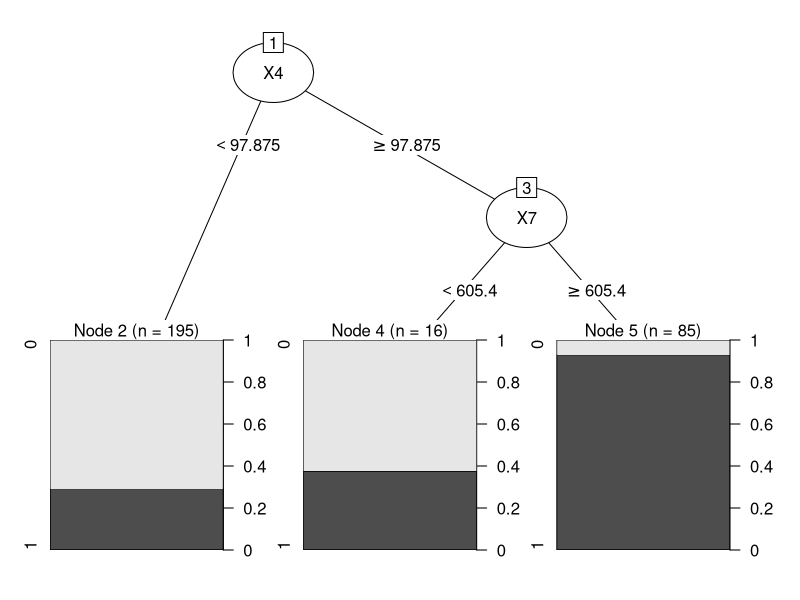
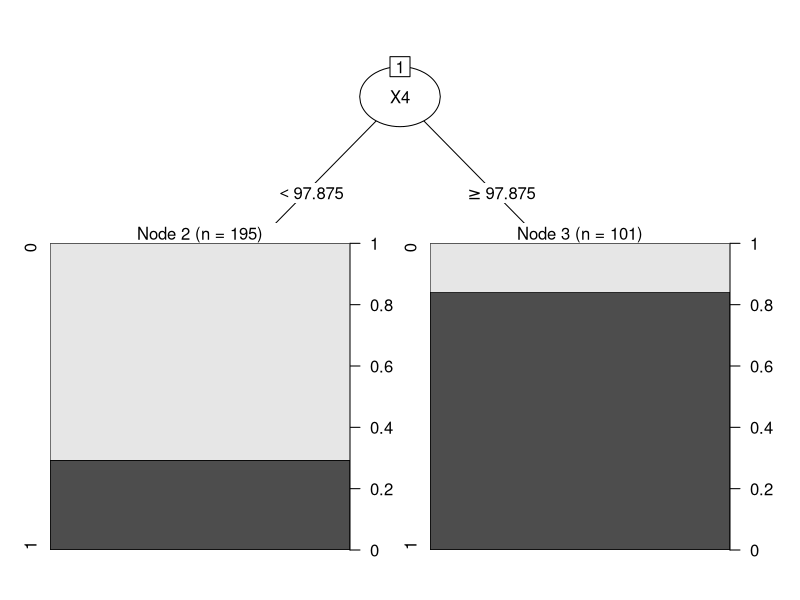
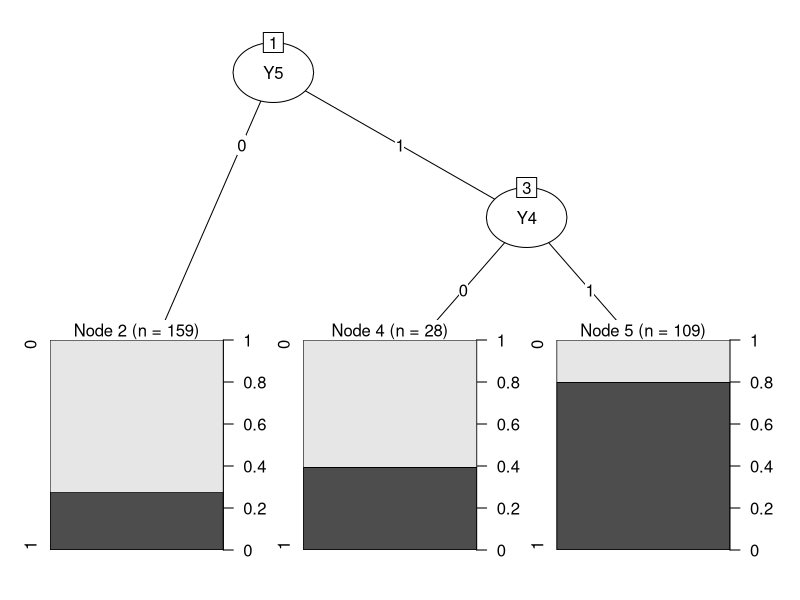
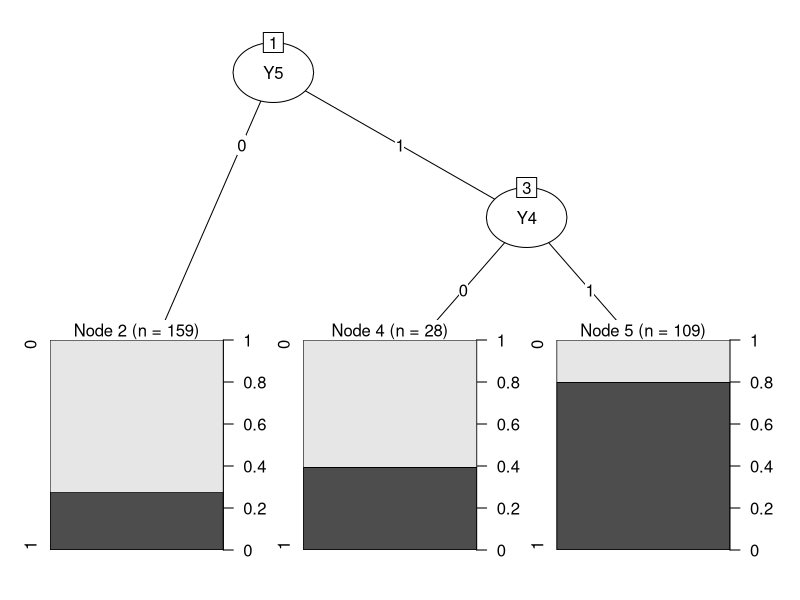
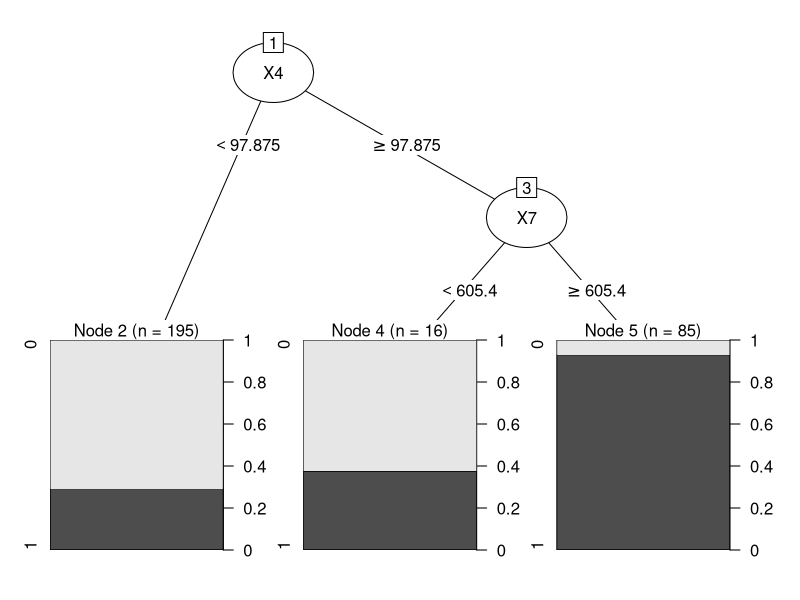
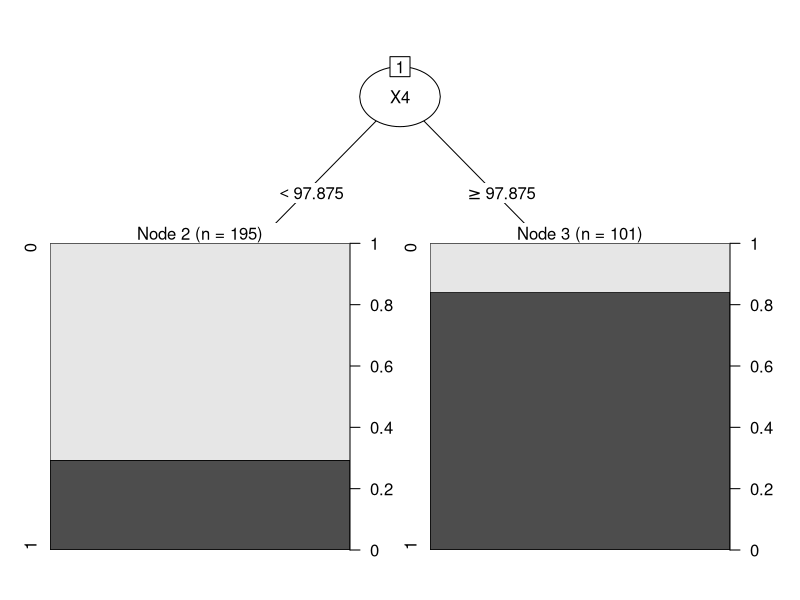
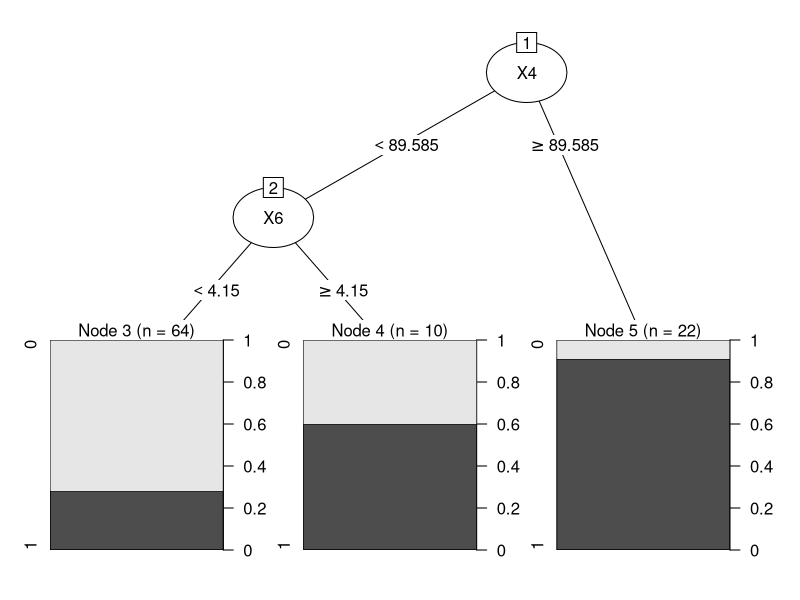
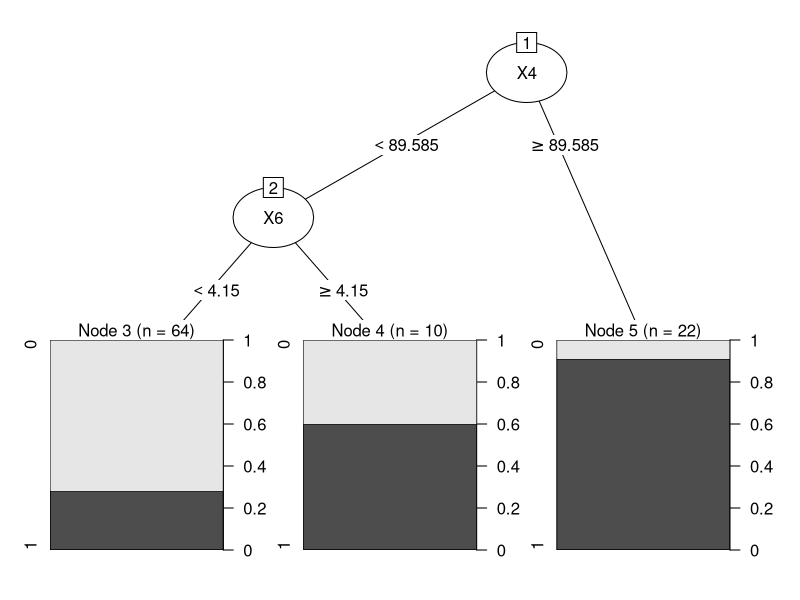

The R source for these figures, in order:
### DATA ANALYTICS ASSIGNMENT 2

library("VIM")
library("mice")
library(rpart)
library("partykit") 
library("party")
library("lattice")
library("ggplot2")
library("caret")
library("e1071")
library("tibble")

setwd("/Users/nathancarney/Documents/College/4th Year/Data Analytics/Labs")

set.seed(123)

#str(Data)

### Model 1 #### 

# Predictors are X4 and X1

# 77.36% unpruned
# 75.34% pruned

Data <- read.csv("lab5.csv")

attach(Data)

# Removing ID Column, Group Column 
Data <- Data[,-c(1, 3)]

# Setting Response variable to factor instead of binary variable
Data[,1] <- as.factor(Data[,1])

#most data missing from X3 and Y3
#md.pattern(Data)

# Y1, Y2, Y3, Y4, Y5, Y7 are binary variables. Y6 has 3 values: 0, 1 and 2. Hence, all can be converted to factors
Data[,9] <- as.factor(Data[,9])
Data[,10] <- as.factor(Data[,10])
Data[,11] <- as.factor(Data[,11])
Data[,12] <- as.factor(Data[,12])
Data[,13] <- as.factor(Data[,13])
Data[,14] <- as.factor(Data[,14])
Data[,15] <- as.factor(Data[,15])

# MICE imputation

# Assuming that 0's are valid figures in all columns as no info given about what cols represent 

# X variables are all continuous, hence I have chosen to use Predictive Mean Matching to impute their missing values. 
# Y variables are all binary, hence logistic regression imputation was chosen 
# (except for Y6 which has 3 levels. For Y6, polytomous regression was used. from R documentation: 'By default, 
# unordered factors with more than two levels are imputed by mice.impute.polyreg().'

# Response, X4 and Y4 did not contain missing values

my_imp = mice(Data, method = c("", "pmm", "pmm", "pmm", "", "pmm", "pmm", "pmm", "logreg", "logreg", "logreg", "", "logreg", "polyreg", "logreg"), seed = 123,  m=1,print=FALSE)

Data <- complete(my_imp)

#Removing Y Variables
Data <- Data[,-c(9:17)]

DT_Model <-rpart(Response~., data=Data, control=rpart.control(minsplit=50, minbucket=10, maxdepth=2)) 

plot(as.party(DT_Model))

opt <- which.min(DT_Model$cptable [, "xerror"]) 
opt
# Pruning the tree to the least xerror
cp <- DT_Model$cptable [opt,"CP"]
cp
DT_Model_pruned <- prune(DT_Model, cp=cp)
plot(as.party(DT_Model_pruned))
print(DT_Model_pruned)
# Now let's analyse the performance of the model.
Pred_DT_Model_pruned <- predict(DT_Model_pruned, data = Data ,type = "prob")
#Pred_DT_Model_pruned
# assuming the cut-off probability 50%
Pred_DT_Model_pruned_YN <- ifelse(Pred_DT_Model_pruned[,2] > 0.50, "1", "0")
#Pred_DT_Model_pruned_YN
# saving predicted vector as factor 
Pred <- as.factor(Pred_DT_Model_pruned_YN)
# ordering the vectors
Predicted <- ordered(Pred, levels = c("1", "0"))
Actual <- ordered(Data$Response,levels = c("1", "0"))
# making confusion matrix
CM <- confusionMatrix(table(Predicted,Actual))
CM

Pred_DT_Model <- predict(DT_Model, data = Data ,type = "prob")
#Pred_DT_Model
Pred_DT_Model_YN <- ifelse(Pred_DT_Model[,2] > 0.50, "1", "0")
#Pred_DT_Model_YN
Pred <- as.factor(Pred_DT_Model_YN)
# ordering the vectors
Predicted <- ordered(Pred, levels = c("1", "0"))
Actual <- ordered(Data$Response,levels = c("1", "0"))
# making confusion matrix
CM <- confusionMatrix(table(Predicted,Actual))
CM


### Model 2 ####

# Predictors are Y5 and Y4

# 73.99% pruned and not pruned

Data <- read.csv("lab5.csv")
# Removing ID Column, Group Column 
Data <- Data[,-c(1, 3)]
# Setting Response variable to factor instead of binary variable
Data[,1] <- as.factor(Data[,1])
# Y1, Y2, Y3, Y4, Y5, Y7 are binary variables. Y6 has 3 values: 0, 1 and 2. Hence, all can be converted to factors
Data[,9] <- as.factor(Data[,9])
Data[,10] <- as.factor(Data[,10])
Data[,11] <- as.factor(Data[,11])
Data[,12] <- as.factor(Data[,12])
Data[,13] <- as.factor(Data[,13])
Data[,14] <- as.factor(Data[,14])
Data[,15] <- as.factor(Data[,15])

my_imp = mice(Data, method = c("", "pmm", "pmm", "pmm", "", "pmm", "pmm", "pmm", "logreg", "logreg", "logreg", "", "logreg", "polyreg", "logreg"), seed = 123,  m=1,print=FALSE)
Data <- complete(my_imp)

# Removing X columns
Data <- Data[,-c(2:8)]

DT_Model <-rpart(Response~., data=Data, control=rpart.control(minsplit=50, minbucket=10, maxdepth=2)) 
plot(as.party(DT_Model))

opt <- which.min(DT_Model$cptable [, "xerror"]) 
#opt
# Pruning the tree to the least xerror
cp <- DT_Model$cptable [opt,"CP"]
#cp
DT_Model_pruned <- prune(DT_Model, cp=cp)
plot(as.party(DT_Model_pruned))
#print(DT_Model_pruned)
# Now let's analyse the performance of the model.
Pred_DT_Model_pruned <- predict(DT_Model_pruned, data = Data ,type = "prob")
Pred_DT_Model_pruned
# assuming the cut-off probability 50%
Pred_DT_Model_pruned_YN <- ifelse(Pred_DT_Model_pruned[,2] > 0.50, "1", "0")
Pred_DT_Model_pruned_YN
# saving predicted vector as factor 
Pred <- as.factor(Pred_DT_Model_pruned_YN)
# ordering the vectors
Predicted <- ordered(Pred, levels = c("1", "0"))
Actual <- ordered(Data$Response,levels = c("1", "0"))
# making confusion matrix
CM <- confusionMatrix(table(Predicted,Actual))
CM

Pred_DT_Model <- predict(DT_Model, data = Data ,type = "prob")
#Pred_DT_Model
Pred_DT_Model_YN <- ifelse(Pred_DT_Model[,2] > 0.50, "1", "0")
#Pred_DT_Model_YN
Pred <- as.factor(Pred_DT_Model_YN)
# ordering the vectors
Predicted <- ordered(Pred, levels = c("1", "0"))
Actual <- ordered(Data$Response,levels = c("1", "0"))
# making confusion matrix
CM <- confusionMatrix(table(Predicted,Actual))
CM

### Model 3 ####

# Predictors are X4 and X1

# 77.36% unpruned

Data <- read.csv("lab5.csv")
# Removing ID Column, Group Column 
Data <- Data[,-c(1, 3)]
# Setting Response variable to factor instead of binary variable
Data[,1] <- as.factor(Data[,1])
# Y1, Y2, Y3, Y4, Y5, Y7 are binary variables. Y6 has 3 values: 0, 1 and 2. Hence, all can be converted to factors
Data[,9] <- as.factor(Data[,9])
Data[,10] <- as.factor(Data[,10])
Data[,11] <- as.factor(Data[,11])
Data[,12] <- as.factor(Data[,12])
Data[,13] <- as.factor(Data[,13])
Data[,14] <- as.factor(Data[,14])
Data[,15] <- as.factor(Data[,15])

my_imp = mice(Data, method = c("", "pmm", "pmm", "pmm", "", "pmm", "pmm", "pmm", "logreg", "logreg", "logreg", "", "logreg", "polyreg", "logreg"), seed = 123,  m=1,print=FALSE)
Data <- complete(my_imp)

DT_Model <-rpart(Response~., data=Data, control=rpart.control(minsplit=50, minbucket=10, maxdepth=2)) 
plot(as.party(DT_Model))

opt <- which.min(DT_Model$cptable [, "xerror"]) 
opt
# Pruning the tree to the least xerror
cp <- DT_Model$cptable [opt,"CP"]
cp
DT_Model_pruned <- prune(DT_Model, cp=cp)
plot(as.party(DT_Model_pruned))
print(DT_Model_pruned)
# Now let's analyse the performance of the model.
Pred_DT_Model_pruned <- predict(DT_Model_pruned, data = Data ,type = "prob")
Pred_DT_Model_pruned
# assuming the cut-off probability 50%
Pred_DT_Model_pruned_YN <- ifelse(Pred_DT_Model_pruned[,2] > 0.50, "1", "0")
Pred_DT_Model_pruned_YN
# saving predicted vector as factor 
Pred <- as.factor(Pred_DT_Model_pruned_YN)
# ordering the vectors
Predicted <- ordered(Pred, levels = c("1", "0"))
Actual <- ordered(Data$Response,levels = c("1", "0"))
# making confusion matrix
CM <- confusionMatrix(table(Predicted,Actual))
CM

Pred_DT_Model <- predict(DT_Model, data = Data ,type = "prob")
#Pred_DT_Model
Pred_DT_Model_YN <- ifelse(Pred_DT_Model[,2] > 0.50, "1", "0")
#Pred_DT_Model_YN
Pred <- as.factor(Pred_DT_Model_YN)
# ordering the vectors
Predicted <- ordered(Pred, levels = c("1", "0"))
Actual <- ordered(Data$Response,levels = c("1", "0"))
# making confusion matrix
CM <- confusionMatrix(table(Predicted,Actual))
CM


### Model 4 ####

# Predictor is X4

# 72.92% pruned and not pruned

Data <- read.csv("lab5.csv")
Data[,3] <- as.factor(Data[,3])
Group <- Data[,3]
attach(Data)
# Removing ID Column, Group Column 
Data <- Data[,-c(1, 3)]
# Setting Response variable to factor instead of binary variable
Data[,1] <- as.factor(Data[,1])
#most data missing from X3 and Y3
#md.pattern(Data)
#Data[, 9:15] <- lapply(data[,9:15], factor)  ## as.factor() could also be used
#summary(Data[,9:15])
# Y1, Y2, Y3, Y4, Y5, Y7 are binary variables. Y6 has 3 values: 0, 1 and 2. Hence, all can be converted to factors
Data[,9] <- as.factor(Data[,9])
Data[,10] <- as.factor(Data[,10])
Data[,11] <- as.factor(Data[,11])
Data[,12] <- as.factor(Data[,12])
Data[,13] <- as.factor(Data[,13])
Data[,14] <- as.factor(Data[,14])
Data[,15] <- as.factor(Data[,15])

# MICE imputation
# Assuming that 0's are valid figures in all columns as no info given about what cols represent 
# X variables are all continuous, hence I have chosen to use Predictive Mean Matching to impute their missing values. 
# Y variables are all binary, hence logistic regression imputation was chosen 
# (except for Y6 which has 3 levels. For Y6, polytomous regression was used. from R documentation: 'By default, 
# unordered factors with more than two levels are imputed by mice.impute.polyreg().'
# Response, X4 and Y4 did not contain missing values

my_imp = mice(Data, method = c("", "pmm", "pmm", "pmm", "", "pmm", "pmm", "pmm", "logreg", "logreg", "logreg", "", "logreg", "polyreg", "logreg"), seed = 123,  m=1,print=FALSE)
Data <- complete(my_imp)

add_column(Data, Group, .after = "Response")
males_index <- which(Group == 0)
males <- Data[males_index,]
females <- Data[-(males_index),]
#Removing Group Variable
males <- males[,-2]
females <- females[,-2]
# Removing Y Variables
males <- males[, -c(9:15)]

DT_Model <-rpart(Response~., data=males, control=rpart.control(minsplit=50, minbucket=10, maxdepth=2)) 
plot(as.party(DT_Model))

opt <- which.min(DT_Model$cptable [, "xerror"]) 
opt
# Pruning the tree to the least xerror
cp <- DT_Model$cptable [opt,"CP"]
cp
DT_Model_pruned <- prune(DT_Model, cp=cp)
plot(as.party(DT_Model_pruned))
#print(DT_Model_pruned)
# Now let's analyse the performance of the model.
Pred_DT_Model_pruned <- predict(DT_Model_pruned, data = males ,type = "prob")
#Pred_DT_Model_pruned
# assuming the cut-off probability 50%
Pred_DT_Model_pruned_YN <- ifelse(Pred_DT_Model_pruned[,2] > 0.50, "1", "0")
#Pred_DT_Model_pruned_YN
# saving predicted vector as factor 
Pred <- as.factor(Pred_DT_Model_pruned_YN)
# ordering the vectors
Predicted <- ordered(Pred, levels = c("1", "0"))
Actual <- ordered(males$Response,levels = c("1", "0"))
# making confusion matrix
CM <- confusionMatrix(table(Predicted,Actual))
CM

Pred_DT_Model <- predict(DT_Model, data = males ,type = "prob")
#Pred_DT_Model
Pred_DT_Model_YN <- ifelse(Pred_DT_Model[,2] > 0.50, "1", "0")
#Pred_DT_Model_YN
Pred <- as.factor(Pred_DT_Model_YN)
# ordering the vectors
Predicted <- ordered(Pred, levels = c("1", "0"))
Actual <- ordered(males$Response,levels = c("1", "0"))
# making confusion matrix
CM <- confusionMatrix(table(Predicted,Actual))
CM

### Model 6 ####

# Predictor is Y4

# 70.83% pruned and not pruned

Data <- read.csv("lab5.csv")
Data[,3] <- as.factor(Data[,3])
Group <- Data[,3]
attach(Data)
# Removing ID Column, Group Column 
Data <- Data[,-c(1, 3)]
# Setting Response variable to factor instead of binary variable
Data[,1] <- as.factor(Data[,1])
#most data missing from X3 and Y3
#md.pattern(Data)
#Data[, 9:15] <- lapply(data[,9:15], factor)  ## as.factor() could also be used
#summary(Data[,9:15])
# Y1, Y2, Y3, Y4, Y5, Y7 are binary variables. Y6 has 3 values: 0, 1 and 2. Hence, all can be converted to factors
Data[,9] <- as.factor(Data[,9])
Data[,10] <- as.factor(Data[,10])
Data[,11] <- as.factor(Data[,11])
Data[,12] <- as.factor(Data[,12])
Data[,13] <- as.factor(Data[,13])
Data[,14] <- as.factor(Data[,14])
Data[,15] <- as.factor(Data[,15])

# MICE imputation

# Assuming that 0's are valid figures in all columns as no info given about what cols represent 
# X variables are all continuous, hence I have chosen to use Predictive Mean Matching to impute their missing values. 
# Y variables are all binary, hence logistic regression imputation was chosen 
# (except for Y6 which has 3 levels. For Y6, polytomous regression was used. from R documentation: 'By default, 
# unordered factors with more than two levels are imputed by mice.impute.polyreg().'
# Response, X4 and Y4 did not contain missing values

my_imp = mice(Data, method = c("", "pmm", "pmm", "pmm", "", "pmm", "pmm", "pmm", "logreg", "logreg", "logreg", "", "logreg", "polyreg", "logreg"), seed = 123,  m=1,print=FALSE)
Data <- complete(my_imp)

add_column(Data, Group, .after = "Response")
males_index <- which(Group == 0)
males <- Data[males_index,]
females <- Data[-(males_index),]
#Removing Group Variable
males <- males[,-2]
females <- females[,-2]
# Removing X Variables
males <- males[, -c(2:8)]

DT_Model <-rpart(Response~., data=males, control=rpart.control(minsplit=50, minbucket=10, maxdepth=2)) 
plot(as.party(DT_Model))

opt <- which.min(DT_Model$cptable [, "xerror"]) 
#opt
# Pruning the tree to the least xerror
cp <- DT_Model$cptable [opt,"CP"]
#cp
DT_Model_pruned <- prune(DT_Model, cp=cp)
plot(as.party(DT_Model_pruned))
#print(DT_Model_pruned)
# Now let's analyse the performance of the model.
Pred_DT_Model_pruned <- predict(DT_Model_pruned, data = males ,type = "prob")
#Pred_DT_Model_pruned
# assuming the cut-off probability 50%
Pred_DT_Model_pruned_YN <- ifelse(Pred_DT_Model_pruned[,2] > 0.50, "1", "0")
#Pred_DT_Model_pruned_YN
# saving predicted vector as factor 
Pred <- as.factor(Pred_DT_Model_pruned_YN)
# ordering the vectors
Predicted <- ordered(Pred, levels = c("1", "0"))
Actual <- ordered(males$Response,levels = c("1", "0"))
# making confusion matrix
CM <- confusionMatrix(table(Predicted,Actual))
CM

Pred_DT_Model <- predict(DT_Model, data = males ,type = "prob")
#Pred_DT_Model
Pred_DT_Model_YN <- ifelse(Pred_DT_Model[,2] > 0.50, "1", "0")
#Pred_DT_Model_YN
Pred <- as.factor(Pred_DT_Model_YN)
# ordering the vectors
Predicted <- ordered(Pred, levels = c("1", "0"))
Actual <- ordered(males$Response,levels = c("1", "0"))
# making confusion matrix
CM <- confusionMatrix(table(Predicted,Actual))
CM

### Model 8 ####

# Predictor is X4

# 72.92% pruned and not pruned

Data <- read.csv("lab5.csv")
Data[,3] <- as.factor(Data[,3])
Group <- Data[,3]
attach(Data)
# Removing ID Column, Group Column 
Data <- Data[,-c(1, 3)]
# Setting Response variable to factor instead of binary variable
Data[,1] <- as.factor(Data[,1])
#most data missing from X3 and Y3
#md.pattern(Data)
#Data[, 9:15] <- lapply(data[,9:15], factor)  ## as.factor() could also be used
#summary(Data[,9:15])
# Y1, Y2, Y3, Y4, Y5, Y7 are binary variables. Y6 has 3 values: 0, 1 and 2. Hence, all can be converted to factors
Data[,9] <- as.factor(Data[,9])
Data[,10] <- as.factor(Data[,10])
Data[,11] <- as.factor(Data[,11])
Data[,12] <- as.factor(Data[,12])
Data[,13] <- as.factor(Data[,13])
Data[,14] <- as.factor(Data[,14])
Data[,15] <- as.factor(Data[,15])

# MICE imputation
# Assuming that 0's are valid figures in all columns as no info given about what cols represent 
# X variables are all continuous, hence I have chosen to use Predictive Mean Matching to impute their missing values. 
# Y variables are all binary, hence logistic regression imputation was chosen 
# (except for Y6 which has 3 levels. For Y6, polytomous regression was used. from R documentation: 'By default, 
# unordered factors with more than two levels are imputed by mice.impute.polyreg().'
# Response, X4 and Y4 did not contain missing values

my_imp = mice(Data, method = c("", "pmm", "pmm", "pmm", "", "pmm", "pmm", "pmm", "logreg", "logreg", "logreg", "", "logreg", "polyreg", "logreg"), seed = 123,  m=1,print=FALSE)
Data <- complete(my_imp)

add_column(Data, Group, .after = "Response")
males_index <- which(Group == 0)
males <- Data[males_index,]
females <- Data[-(males_index),]
#Removing Group Variable
males <- males[,-2]
females <- females[,-2]

DT_Model <-rpart(Response~., data=males, control=rpart.control(minsplit=50, minbucket=10, maxdepth=2)) 
plot(as.party(DT_Model))

opt <- which.min(DT_Model$cptable [, "xerror"]) 
#opt
# Pruning the tree to the least xerror
cp <- DT_Model$cptable [opt,"CP"]
#cp
DT_Model_pruned <- prune(DT_Model, cp=cp)
plot(as.party(DT_Model_pruned))
#print(DT_Model_pruned)
# Now let's analyse the performance of the model.
Pred_DT_Model_pruned <- predict(DT_Model_pruned, data = males ,type = "prob")
#Pred_DT_Model_pruned
# assuming the cut-off probability 50%
Pred_DT_Model_pruned_YN <- ifelse(Pred_DT_Model_pruned[,2] > 0.50, "1", "0")
#Pred_DT_Model_pruned_YN
# saving predicted vector as factor 
Pred <- as.factor(Pred_DT_Model_pruned_YN)
# ordering the vectors
Predicted <- ordered(Pred, levels = c("1", "0"))
Actual <- ordered(males$Response,levels = c("1", "0"))
# making confusion matrix
CM <- confusionMatrix(table(Predicted,Actual))
CM

Pred_DT_Model <- predict(DT_Model, data = males ,type = "prob")
#Pred_DT_Model
Pred_DT_Model_YN <- ifelse(Pred_DT_Model[,2] > 0.50, "1", "0")
#Pred_DT_Model_YN
Pred <- as.factor(Pred_DT_Model_YN)
# ordering the vectors
Predicted <- ordered(Pred, levels = c("1", "0"))
Actual <- ordered(males$Response,levels = c("1", "0"))
# making confusion matrix
CM <- confusionMatrix(table(Predicted,Actual))
CM

### Model 5 ####

# Predictors are X4 and X7
# 80% unpruned

Data <- read.csv("lab5.csv")
Data[,3] <- as.factor(Data[,3])
Group <- Data[,3]
attach(Data)
# Removing ID Column, Group Column 
Data <- Data[,-c(1, 3)]
# Setting Response variable to factor instead of binary variable
Data[,1] <- as.factor(Data[,1])
#most data missing from X3 and Y3
#md.pattern(Data)
#Data[, 9:15] <- lapply(data[,9:15], factor)  ## as.factor() could also be used
#summary(Data[,9:15])
# Y1, Y2, Y3, Y4, Y5, Y7 are binary variables. Y6 has 3 values: 0, 1 and 2. Hence, all can be converted to factors
Data[,9] <- as.factor(Data[,9])
Data[,10] <- as.factor(Data[,10])
Data[,11] <- as.factor(Data[,11])
Data[,12] <- as.factor(Data[,12])
Data[,13] <- as.factor(Data[,13])
Data[,14] <- as.factor(Data[,14])
Data[,15] <- as.factor(Data[,15])

# MICE imputation
# Assuming that 0's are valid figures in all columns as no info given about what cols represent 
# X variables are all continuous, hence I have chosen to use Predictive Mean Matching to impute their missing values. 
# Y variables are all binary, hence logistic regression imputation was chosen 
# (except for Y6 which has 3 levels. For Y6, polytomous regression was used. from R documentation: 'By default, 
# unordered factors with more than two levels are imputed by mice.impute.polyreg().'
# Response, X4 and Y4 did not contain missing values

my_imp = mice(Data, method = c("", "pmm", "pmm", "pmm", "", "pmm", "pmm", "pmm", "logreg", "logreg", "logreg", "", "logreg", "polyreg", "logreg"), seed = 123,  m=1,print=FALSE)
Data <- complete(my_imp)

add_column(Data, Group, .after = "Response")
males_index <- which(Group == 0)
males <- Data[males_index,]
females <- Data[-(males_index),]
#Removing Group Variable
males <- males[,-2]
females <- females[,-2]
# Removing Y Variables
females <- females[, -c(9:15)]

DT_Model <-rpart(Response~., data=females, control=rpart.control(minsplit=60, minbucket=10, maxdepth=2)) 
plot(as.party(DT_Model))

opt <- which.min(DT_Model$cptable [, "xerror"]) 
#opt
# Pruning the tree to the least xerror
cp <- DT_Model$cptable [opt,"CP"]
#cp
DT_Model_pruned <- prune(DT_Model, cp=cp)
plot(as.party(DT_Model_pruned))
#print(DT_Model_pruned)
# Now let's analyse the performance of the model.
Pred_DT_Model_pruned <- predict(DT_Model_pruned, data = females ,type = "prob")
#Pred_DT_Model_pruned
# assuming the cut-off probability 50%
Pred_DT_Model_pruned_YN <- ifelse(Pred_DT_Model_pruned[,2] > 0.50, "1", "0")
#Pred_DT_Model_pruned_YN
# saving predicted vector as factor 
Pred <- as.factor(Pred_DT_Model_pruned_YN)
# ordering the vectors
Predicted <- ordered(Pred, levels = c("1", "0"))
Actual <- ordered(females$Response,levels = c("1", "0"))
# making confusion matrix
CM <- confusionMatrix(table(Predicted,Actual))
CM

Pred_DT_Model <- predict(DT_Model, data = females ,type = "prob")
#Pred_DT_Model
Pred_DT_Model_YN <- ifelse(Pred_DT_Model[,2] > 0.50, "1", "0")
#Pred_DT_Model_YN
Pred <- as.factor(Pred_DT_Model_YN)
# ordering the vectors
Predicted <- ordered(Pred, levels = c("1", "0"))
Actual <- ordered(females$Response,levels = c("1", "0"))
# making confusion matrix
CM <- confusionMatrix(table(Predicted,Actual))
CM

### Model 7 ####

# Predictor is Y5

# 76% pruned and unpruned 

Data <- read.csv("lab5.csv")
Data[,3] <- as.factor(Data[,3])
Group <- Data[,3]
attach(Data)
# Removing ID Column, Group Column 
Data <- Data[,-c(1, 3)]
# Setting Response variable to factor instead of binary variable
Data[,1] <- as.factor(Data[,1])
#most data missing from X3 and Y3
#md.pattern(Data)
#Data[, 9:15] <- lapply(data[,9:15], factor)  ## as.factor() could also be used
#summary(Data[,9:15])
# Y1, Y2, Y3, Y4, Y5, Y7 are binary variables. Y6 has 3 values: 0, 1 and 2. Hence, all can be converted to factors
Data[,9] <- as.factor(Data[,9])
Data[,10] <- as.factor(Data[,10])
Data[,11] <- as.factor(Data[,11])
Data[,12] <- as.factor(Data[,12])
Data[,13] <- as.factor(Data[,13])
Data[,14] <- as.factor(Data[,14])
Data[,15] <- as.factor(Data[,15])

# MICE imputation
# Assuming that 0's are valid figures in all columns as no info given about what cols represent 
# X variables are all continuous, hence I have chosen to use Predictive Mean Matching to impute their missing values. 
# Y variables are all binary, hence logistic regression imputation was chosen 
# (except for Y6 which has 3 levels. For Y6, polytomous regression was used. from R documentation: 'By default, 
# unordered factors with more than two levels are imputed by mice.impute.polyreg().'
# Response, X4 and Y4 did not contain missing values

my_imp = mice(Data, method = c("", "pmm", "pmm", "pmm", "", "pmm", "pmm", "pmm", "logreg", "logreg", "logreg", "", "logreg", "polyreg", "logreg"), seed = 123,  m=1,print=FALSE)
Data <- complete(my_imp)

add_column(Data, Group, .after = "Response")
males_index <- which(Group == 0)
males <- Data[males_index,]
females <- Data[-(males_index),]
#Removing Group Variable
males <- males[,-2]
females <- females[,-2]
# Removing X Variables
females <- females[, -c(2:8)]

DT_Model <-rpart(Response~., data=females, control=rpart.control(minsplit=50, minbucket=10, maxdepth=2)) 
plot(as.party(DT_Model))

opt <- which.min(DT_Model$cptable [, "xerror"]) 
#opt
# Pruning the tree to the least xerror
cp <- DT_Model$cptable [opt,"CP"]
#cp
DT_Model_pruned <- prune(DT_Model, cp=cp)
plot(as.party(DT_Model_pruned))
#print(DT_Model_pruned)
# Now let's analyse the performance of the model.
Pred_DT_Model_pruned <- predict(DT_Model_pruned, data = females ,type = "prob")
#Pred_DT_Model_pruned
# assuming the cut-off probability 50%
Pred_DT_Model_pruned_YN <- ifelse(Pred_DT_Model_pruned[,2] > 0.50, "1", "0")
#Pred_DT_Model_pruned_YN
# saving predicted vector as factor 
Pred <- as.factor(Pred_DT_Model_pruned_YN)
# ordering the vectors
Predicted <- ordered(Pred, levels = c("1", "0"))
Actual <- ordered(females$Response,levels = c("1", "0"))
# making confusion matrix
CM <- confusionMatrix(table(Predicted,Actual))
CM

Pred_DT_Model <- predict(DT_Model, data = females ,type = "prob")
#Pred_DT_Model
Pred_DT_Model_YN <- ifelse(Pred_DT_Model[,2] > 0.50, "1", "0")
#Pred_DT_Model_YN
Pred <- as.factor(Pred_DT_Model_YN)
# ordering the vectors
Predicted <- ordered(Pred, levels = c("1", "0"))
Actual <- ordered(females$Response,levels = c("1", "0"))
# making confusion matrix
CM <- confusionMatrix(table(Predicted,Actual))
CM

### Model 9 ####

# Predictors are X4 and X7
# 80% not pruned

Data <- read.csv("lab5.csv")
Data[,3] <- as.factor(Data[,3])
Group <- Data[,3]
attach(Data)
# Removing ID Column, Group Column 
Data <- Data[,-c(1, 3)]
# Setting Response variable to factor instead of binary variable
Data[,1] <- as.factor(Data[,1])
#most data missing from X3 and Y3
#md.pattern(Data)
#Data[, 9:15] <- lapply(data[,9:15], factor)  ## as.factor() could also be used
#summary(Data[,9:15])
# Y1, Y2, Y3, Y4, Y5, Y7 are binary variables. Y6 has 3 values: 0, 1 and 2. Hence, all can be converted to factors
Data[,9] <- as.factor(Data[,9])
Data[,10] <- as.factor(Data[,10])
Data[,11] <- as.factor(Data[,11])
Data[,12] <- as.factor(Data[,12])
Data[,13] <- as.factor(Data[,13])
Data[,14] <- as.factor(Data[,14])
Data[,15] <- as.factor(Data[,15])

# MICE imputation
# Assuming that 0's are valid figures in all columns as no info given about what cols represent 
# X variables are all continuous, hence I have chosen to use Predictive Mean Matching to impute their missing values. 
# Y variables are all binary, hence logistic regression imputation was chosen 
# (except for Y6 which has 3 levels. For Y6, polytomous regression was used. from R documentation: 'By default, 
# unordered factors with more than two levels are imputed by mice.impute.polyreg().'
# Response, X4 and Y4 did not contain missing values

my_imp = mice(Data, method = c("", "pmm", "pmm", "pmm", "", "pmm", "pmm", "pmm", "logreg", "logreg", "logreg", "", "logreg", "polyreg", "logreg"), seed = 123,  m=1,print=FALSE)
Data <- complete(my_imp)

add_column(Data, Group, .after = "Response")
males_index <- which(Group == 0)
males <- Data[males_index,]
females <- Data[-(males_index),]
#Removing Group Variable
males <- males[,-2]
females <- females[,-2]

DT_Model <-rpart(Response~., data=females, control=rpart.control(minsplit=50, minbucket=10, maxdepth=2)) 
plot(as.party(DT_Model))

opt <- which.min(DT_Model$cptable [, "xerror"]) 
#opt
# Pruning the tree to the least xerror
cp <- DT_Model$cptable [opt,"CP"]
#cp
DT_Model_pruned <- prune(DT_Model, cp=cp)
plot(as.party(DT_Model_pruned))
#print(DT_Model_pruned)
# Now let's analyse the performance of the model.
Pred_DT_Model_pruned <- predict(DT_Model_pruned, data = females ,type = "prob")
#Pred_DT_Model_pruned
# assuming the cut-off probability 50%
Pred_DT_Model_pruned_YN <- ifelse(Pred_DT_Model_pruned[,2] > 0.50, "1", "0")
#Pred_DT_Model_pruned_YN
# saving predicted vector as factor 
Pred <- as.factor(Pred_DT_Model_pruned_YN)
# ordering the vectors
Predicted <- ordered(Pred, levels = c("1", "0"))
Actual <- ordered(females$Response,levels = c("1", "0"))
# making confusion matrix
CM <- confusionMatrix(table(Predicted,Actual))
CM

Pred_DT_Model <- predict(DT_Model, data = females ,type = "prob")
#Pred_DT_Model
Pred_DT_Model_YN <- ifelse(Pred_DT_Model[,2] > 0.50, "1", "0")
#Pred_DT_Model_YN
Pred <- as.factor(Pred_DT_Model_YN)
# ordering the vectors
Predicted <- ordered(Pred, levels = c("1", "0"))
Actual <- ordered(females$Response,levels = c("1", "0"))
# making confusion matrix
CM <- confusionMatrix(table(Predicted,Actual))
CM



### Combine Confusion Matrices for Males and Females #### 

male_percentage = 96/296

female_percentage = 200/296

# Males - X Variables = 0.7292
# Females - X Variables = 0.80

# Males - Y Variables = 0.7083
# Females - Y Variables = 0.76

# Males - X and Y Variables = 0.7292
# Females - X and Y Variables = 0.80

mfx <- (male_percentage*0.7292) + (female_percentage*0.80) # 77.7%
mfy <- (male_percentage*0.7083) + (female_percentage*0.76) # 74.32%
mfxy <- (male_percentage*0.7292) + (female_percentage*0.80) # 77.7%
